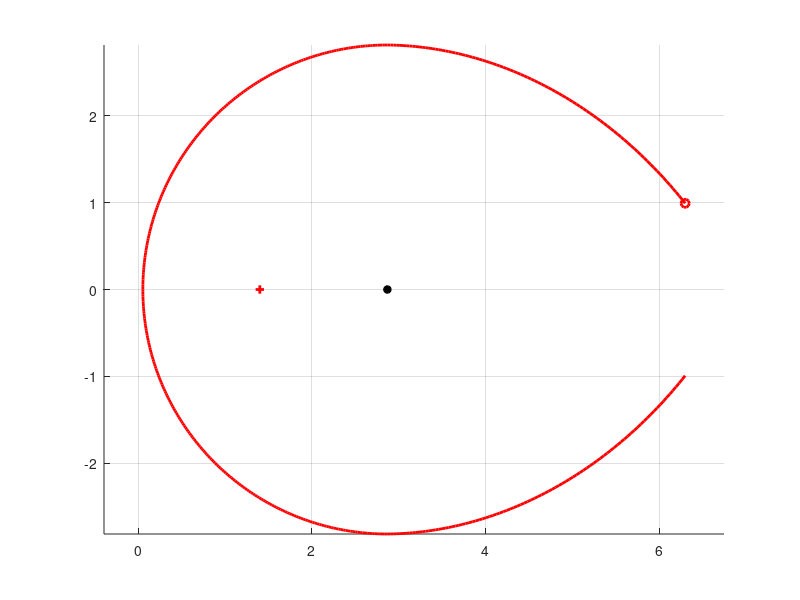

The MATLAB source for this figure:
close all
clearvars
clc

spiralCenter = [1.4; 0];

theta0 = 0.2;
r0 = 5;
alpha1 = 0.35*pi;
theta = 0.2;

reset = 1;

x = [];
y = [];

while theta < 2*pi - 0.2;
    
    if theta > alpha1 && reset == 1 % moment d'arrivee de spirale a sa tangente parallele a l'abscisse
        reset = 2;
        r0 =  y(length(y)) - spiralCenter(2); % le rayon du cercle
        lastr = r;
        alpha1 = pi/2; % l'angle pour tracer le cercle
        theta = pi/2;  % a partir d'ici on commence a tracer le cercle, on reinitialise le theta
        spiralCenter(1) = x(length(x)); % le centre du cercle
        
        spiralCentern(1) = x(length(x)); % pour tracer le centre du cercle
    end
    
    if theta > 3*pi/2 && reset == 2 % la fin du cercle
        reset = 3;
        alpha1 = pi - 0.35*pi;
        spiralCenter(1) = 1.4 ; % le meme centre qu'au debut pour la spirale regressive
        dis = abs(spiralCenter(1) - spiralCentern(1)); % distance entre 2 centres
        theta = -atan(r/dis) + 2*pi; % reinitialisation de theta pour le debut de la spirale regressive
        r0 = lastr/(exp( cot(alpha1)*(theta0 - theta))); % on cherche r0 tel que r de spirale devient r0 initiale
    end
    
    angle = cot(alpha1) .* (theta0 - theta);
    r = r0*exp(angle);
    
    x = [x, r.*cos(theta) + spiralCenter(1)];
    y = [y, r.*sin(theta) + spiralCenter(2)];
    
    theta = theta + 0.01;
end

rowlength = linspace (0, 20, 100);
rowwidth = 3;

figure
hold on
grid on
plot(spiralCenter(1), spiralCenter(2), 'r+', 'LineWidth', 2)
plot(spiralCentern(1),0, 'k*', 'LineWidth', 2)
% plot(rowlength, rowwidth, 'g+')
% plot(rowlength, -rowwidth, 'g+')
% plot(rowlength, rowwidth - rowwidth, 'g+')
plot(x,y, 'r', 'LineWidth', 2)
plot(x(1), y(1), 'or', 'LineWidth', 2)
axis equal

